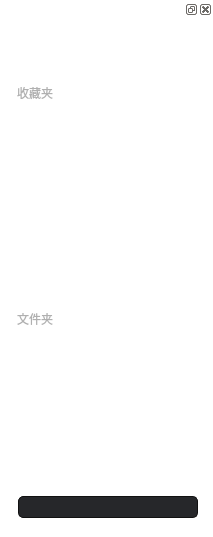
<?xml version="1.0" encoding="UTF-8"?>
<ui version="4.0">
 <class>Frame</class>
 <widget class="QFrame" name="Frame">
  <property name="geometry">
   <rect>
    <x>0</x>
    <y>0</y>
    <width>213</width>
    <height>537</height>
   </rect>
  </property>
  <property name="windowTitle">
   <string>Frame</string>
  </property>
  <property name="styleSheet">
   <string notr="true">QFrame{
background-color: transparent;

}</string>
  </property>
  <layout class="QVBoxLayout" name="verticalLayout_3" stretch="0">
   <property name="leftMargin">
    <number>0</number>
   </property>
   <property name="topMargin">
    <number>0</number>
   </property>
   <property name="rightMargin">
    <number>0</number>
   </property>
   <property name="bottomMargin">
    <number>0</number>
   </property>
   <item>
    <widget class="QDockWidget" name="dockWidget">
     <widget class="QWidget" name="dockWidgetContents_2">
      <layout class="QVBoxLayout" name="verticalLayout_5">
       <item>
        <layout class="QHBoxLayout" name="horizontalLayout">
         <property name="leftMargin">
          <number>9</number>
         </property>
         <property name="rightMargin">
          <number>6</number>
         </property>
         <item>
          <widget class="QPushButton" name="Btn_Menu">
           <property name="styleSheet">
            <string notr="true">QPushButton {
    background-color:transparent;
	color: rgb(255, 255, 255);
    border-style: outset;
    border-width: 0px;
    border-radius: 3px;
    border-color: beige;
    padding: 2px;
	text-align:left
}
QPushButton:hover {
    background-color: rgb(150, 150, 150);
}
QPushButton:pressed {
    background-color:  rgb(210, 210, 210);
    border-style: inset;
}</string>
           </property>
           <property name="text">
            <string>三</string>
           </property>
          </widget>
         </item>
         <item>
          <spacer name="horizontalSpacer_3">
           <property name="orientation">
            <enum>Qt::Horizontal</enum>
           </property>
           <property name="sizeHint" stdset="0">
            <size>
             <width>40</width>
             <height>20</height>
            </size>
           </property>
          </spacer>
         </item>
         <item>
          <widget class="QPushButton" name="Btn_Add">
           <property name="styleSheet">
            <string notr="true">QPushButton {
    background-color:transparent;
	color: rgb(255, 255, 255);
    border-style: outset;
    border-width: 0px;
    border-radius: 3px;
    border-color: beige;
    padding: 2px;
	text-align:left
}
QPushButton:hover {
    background-color: rgb(150, 150, 150);
}
QPushButton:pressed {
    background-color:  rgb(210, 210, 210);
    border-style: inset;
}</string>
           </property>
           <property name="text">
            <string>Add</string>
           </property>
          </widget>
         </item>
         <item>
          <widget class="QPushButton" name="Btn_Expand">
           <property name="styleSheet">
            <string notr="true">QPushButton {
    background-color:transparent;
	color: rgb(255, 255, 255);
    border-style: outset;
    border-width: 0px;
    border-radius: 3px;
    border-color: beige;
    padding: 2px;
	text-align:left
}
QPushButton:hover {
    background-color: rgb(150, 150, 150);
}
QPushButton:pressed {
    background-color:  rgb(210, 210, 210);
    border-style: inset;
}</string>
           </property>
           <property name="text">
            <string>田</string>
           </property>
          </widget>
         </item>
        </layout>
       </item>
       <item>
        <layout class="QHBoxLayout" name="horizontalLayout_2">
         <property name="leftMargin">
          <number>9</number>
         </property>
         <item>
          <widget class="QComboBox" name="CBox_Project">
           <property name="styleSheet">
            <string notr="true">QComboBox {
    background-color:transparent;
	color: rgb(255, 255, 255);
    border-style: outset;
    border-width: 0px;
    border-radius: 3px;
    border-color: beige;
    padding: 2px;
	text-align:left
}
QPushButton:hover {
    background-color: rgb(150, 150, 150);
}
QPushButton:pressed {
    background-color:  rgb(210, 210, 210);
    border-style: inset;
}</string>
           </property>
           <property name="editable">
            <bool>false</bool>
           </property>
           <item>
            <property name="text">
             <string>project</string>
            </property>
           </item>
          </widget>
         </item>
         <item>
          <spacer name="horizontalSpacer_2">
           <property name="orientation">
            <enum>Qt::Horizontal</enum>
           </property>
           <property name="sizeHint" stdset="0">
            <size>
             <width>40</width>
             <height>20</height>
            </size>
           </property>
          </spacer>
         </item>
        </layout>
       </item>
       <item>
        <layout class="QVBoxLayout" name="verticalLayout">
         <property name="leftMargin">
          <number>3</number>
         </property>
         <item>
          <layout class="QFormLayout" name="formLayout_2">
           <item row="0" column="0">
            <widget class="QLabel" name="Lbl_Collection">
             <property name="styleSheet">
              <string notr="true">QLabel{
    background-color:transparent;
	color:rgb(176, 176, 176);
    border-style: outset;
    border-width: 0px;
    border-radius: 3px;
    border-color: beige;
    padding: 2px;
	text-align:left
}
</string>
             </property>
             <property name="text">
              <string>收藏夹</string>
             </property>
            </widget>
           </item>
          </layout>
         </item>
         <item>
          <widget class="QTreeWidget" name="treeWidget_2">
           <property name="enabled">
            <bool>true</bool>
           </property>
           <property name="sizePolicy">
            <sizepolicy hsizetype="Ignored" vsizetype="Minimum">
             <horstretch>0</horstretch>
             <verstretch>0</verstretch>
            </sizepolicy>
           </property>
           <property name="styleSheet">
            <string notr="true">QTreeWidget
{
background-color: transparent;
color:rgb(255, 255, 255);
border: 0px solid rgb(17, 17, 17);
}    
QTreeWidget::item {
    background-color:transparent;
	color: rgb(255, 255, 255);
    border-style: outset;
    border-width: 0px;
    border-radius: 3px;
    border-color: beige;
    padding: 2px;
	text-align:left
}
QTreeWidget::item:hover {
    background-color: rgb(150, 150, 150);
}
QTreeWidget::item:pressed {
    background-color:  rgb(210, 210, 210);
    border-style: inset;
}

</string>
           </property>
           <property name="editTriggers">
            <set>QAbstractItemView::DoubleClicked|QAbstractItemView::EditKeyPressed|QAbstractItemView::SelectedClicked</set>
           </property>
           <property name="autoExpandDelay">
            <number>-1</number>
           </property>
           <property name="indentation">
            <number>6</number>
           </property>
           <property name="headerHidden">
            <bool>true</bool>
           </property>
           <attribute name="headerVisible">
            <bool>false</bool>
           </attribute>
           <attribute name="headerCascadingSectionResizes">
            <bool>false</bool>
           </attribute>
           <attribute name="headerStretchLastSection">
            <bool>true</bool>
           </attribute>
           <column>
            <property name="text">
             <string>Name</string>
            </property>
           </column>
           <item>
            <property name="text">
             <string>New Item</string>
            </property>
           </item>
           <item>
            <property name="text">
             <string>New Item</string>
            </property>
           </item>
           <item>
            <property name="text">
             <string>New Item</string>
            </property>
           </item>
          </widget>
         </item>
        </layout>
       </item>
       <item>
        <layout class="QVBoxLayout" name="verticalLayout_4">
         <property name="leftMargin">
          <number>3</number>
         </property>
         <item>
          <layout class="QFormLayout" name="formLayout">
           <property name="formAlignment">
            <set>Qt::AlignRight|Qt::AlignTrailing|Qt::AlignVCenter</set>
           </property>
           <item row="0" column="0">
            <widget class="QLabel" name="Lbl_Folder">
             <property name="styleSheet">
              <string notr="true">QLabel{
    background-color:transparent;
	color:rgb(176, 176, 176);
    border-style: outset;
    border-width: 0px;
    border-radius: 3px;
    border-color: beige;
    padding: 2px;
	text-align:left
}
</string>
             </property>
             <property name="text">
              <string>文件夹</string>
             </property>
            </widget>
           </item>
           <item row="0" column="1">
            <widget class="QPushButton" name="Btn_FolderAdd">
             <property name="styleSheet">
              <string notr="true">QPushButton {
    background-color:transparent;
	color: rgb(255, 255, 255);
    border-style: outset;
    border-width: 0px;
    border-radius: 3px;
    border-color: beige;
    padding: 2px;
	text-align:Right
}
QPushButton:hover {
    background-color: rgb(150, 150, 150);
}
QPushButton:pressed {
    background-color:  rgb(210, 210, 210);
    border-style: inset;
}</string>
             </property>
             <property name="text">
              <string>Add</string>
             </property>
            </widget>
           </item>
          </layout>
         </item>
         <item>
          <widget class="QTreeWidget" name="treeWidget">
           <property name="styleSheet">
            <string notr="true">QTreeWidget
{
background-color: transparent;
color:rgb(255, 255, 255);
border: 0px solid rgb(17, 17, 17);
}    
QTreeWidget::item {
    background-color:transparent;
	color: rgb(255, 255, 255);
    border-style: outset;
    border-width: 0px;
    border-radius: 3px;
    border-color: beige;
    padding: 2px;
	text-align:left
}
QTreeWidget::item:hover {
    background-color: rgb(150, 150, 150);
}
QTreeWidget::item:pressed {
    background-color:  rgb(210, 210, 210);
    border-style: inset;
}

</string>
           </property>
           <property name="indentation">
            <number>6</number>
           </property>
           <property name="headerHidden">
            <bool>true</bool>
           </property>
           <column>
            <property name="text">
             <string>Name</string>
            </property>
           </column>
           <item>
            <property name="text">
             <string>New Item</string>
            </property>
           </item>
           <item>
            <property name="text">
             <string>New Item</string>
            </property>
           </item>
           <item>
            <property name="text">
             <string>New Item</string>
            </property>
           </item>
           <item>
            <property name="text">
             <string>New Item</string>
            </property>
           </item>
          </widget>
         </item>
        </layout>
       </item>
       <item>
        <spacer name="verticalSpacer">
         <property name="orientation">
          <enum>Qt::Vertical</enum>
         </property>
         <property name="sizeHint" stdset="0">
          <size>
           <width>20</width>
           <height>40</height>
          </size>
         </property>
        </spacer>
       </item>
       <item>
        <layout class="QVBoxLayout" name="verticalLayout_2">
         <property name="leftMargin">
          <number>9</number>
         </property>
         <property name="rightMargin">
          <number>6</number>
         </property>
         <item>
          <widget class="QLineEdit" name="lineEdit_Search">
           <property name="styleSheet">
            <string notr="true">QLineEdit{
background-color: rgb(38, 39, 42);
color:rgb(255, 255, 255);
border-radius: 5px; 
border: 1px solid rgb(17, 17, 17);
padding: 2px;
}
</string>
           </property>
          </widget>
         </item>
        </layout>
       </item>
       <item>
        <spacer name="horizontalSpacer">
         <property name="orientation">
          <enum>Qt::Horizontal</enum>
         </property>
         <property name="sizeHint" stdset="0">
          <size>
           <width>120</width>
           <height>10</height>
          </size>
         </property>
        </spacer>
       </item>
      </layout>
     </widget>
    </widget>
   </item>
  </layout>
 </widget>
 <resources/>
 <connections/>
</ui>
